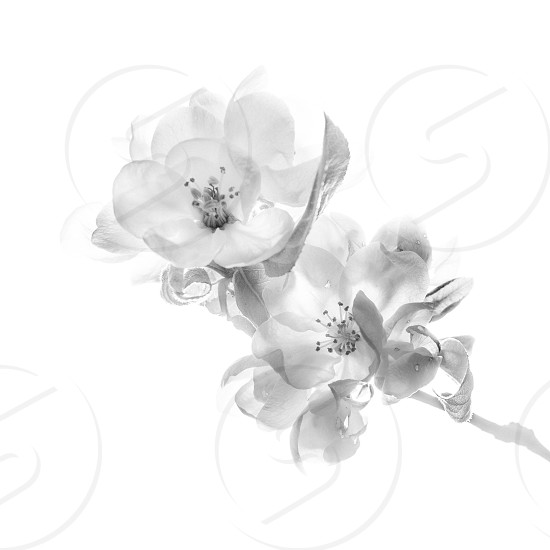
#> input picture Processamento de Imagens/lowcontrast.jpg, 550 x 550 px
$ jupyter execute 'Morfologia (Dilation).ipynb'
#> lines starting #> are read from the running program, lines starting #| are printed output that depends on the picture; after the words box and inside, x2 and y2 are one past the last pixel; in counts of white or black regions, pixels touching at a corner belong together
[cell 1]
import cv2
import numpy as np

#Criando uma imagem de teste
imagem_teste = np.array([[0,0,0,0,0,0,0,0,0],
                         [0,0,0,0,0,0,0,0,0],
                         [0,0,0,0,0,0,0,0,0],
                         [0,0,1,1,1,1,1,0,0],
                         [0,0,1,1,1,1,1,0,0],
                         [0,0,1,1,1,1,1,0,0],
                         [0,0,0,0,0,0,0,0,0],
                         [0,0,0,0,0,0,0,0,0],
                         [0,0,0,0,0,0,0,0,0]],
                         dtype='uint8')

kernel_teste = np.array([[0,1,0],
                         [1,1,1],
                         [0,1,0]])

kernel_teste_height = kernel_teste.shape[0]
kernel_teste_width = kernel_teste.shape[1]

[cell 2]
dilated_img = np.zeros((9,9), dtype='uint8')


for l in range(7):
    for k in range(7):
        for i in range(kernel_teste_height):
            for j in range(kernel_teste_width):
                if (kernel_teste[i,j] == imagem_teste[i+l,j+k]) and (kernel_teste[i,j] == 1):
                    dilated_img[l+1,k+1] = 1
                    break

[cell 3]
dilated_img

## Fazendo pra valer

[cell 4]
#Importando a imagem e deixando ela em preto e branco
path = 'lowcontrast.jpg'
img = cv2.imread(path, 0)
#> img is the input picture: shape (550, 550); min 27, max 255, mean 242.2
threshold, img_thresh = cv2.threshold(img, 225, 255, cv2.THRESH_BINARY_INV)
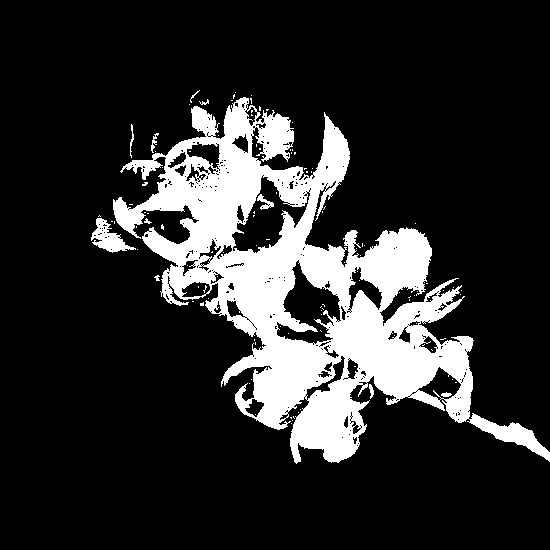
#> img_thresh: shape (550, 550); 17.7% white; 107 white regions (96 under 20 px), largest, box (x1, y1, x2, y2) and area: (113, 97, 550, 464) 52081, (91, 218, 136, 253) 670, (257, 194, 274, 210) 111
img_height = img.shape[0]
#> img_height = 550
img_width = img.shape[1]
#> img_width = 550

#Criando o kernel 3x3 com 1's
kernel = np.array([[255,255,255],
                   [255,255,255],
                   [255,255,255]], dtype='uint8')

kernel_height = kernel.shape[0]
kernel_width = kernel.shape[1]

#Criando a imagem de saída
dilated_img = np.zeros(img.shape[:2], dtype='uint8')

#Fazendo a dilatação
for l in range(img_height - 2):
    for k in range(img_width - 2):
        for i in range(kernel_teste_height):
            for j in range(kernel_teste_width):
                if (kernel[i,j] == img_thresh[i+l,j+k]) and (kernel[i,j] == 255):
                    dilated_img[l+1,k+1] = 255
                    break
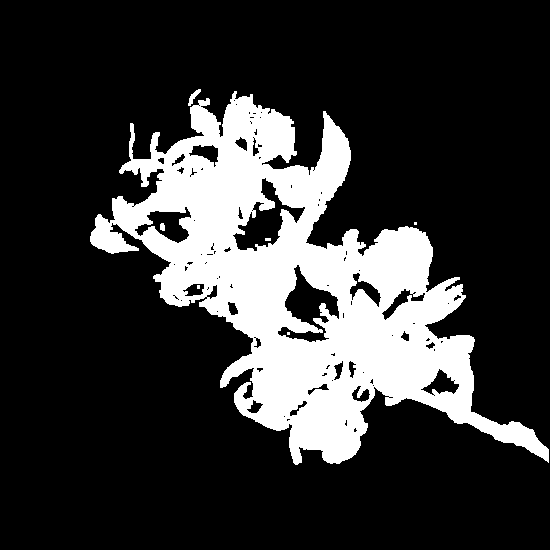
#> dilated_img: shape (550, 550); 21.1% white; 7 white regions (4 under 20 px), largest, box (x1, y1, x2, y2) and area: (90, 91, 549, 465) 63603, (188, 89, 201, 106) 83, (160, 223, 165, 231) 35

cv2.imshow('Original',img_thresh)
cv2.imshow('Dilated',dilated_img)
cv2.waitKey()

## Automatizando

[cell 5]
kernel_size = int(input('Insira a ordem do kernel: '))
#> the answer given: 100

$ run again, with Processamento de Imagens/R.png saved as Processamento de Imagens/lowcontrast.jpg
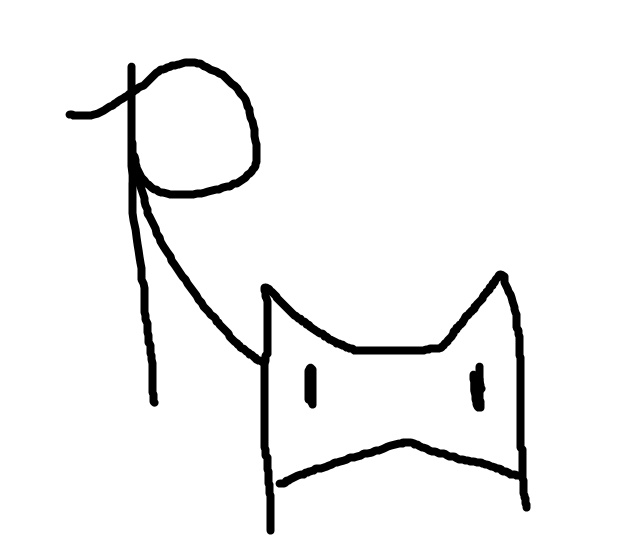
#> input picture Processamento de Imagens/R.png, 636 x 545 px
#> img is the input picture: shape (545, 636); min 0, max 255, mean 242.2
#> `threshold, img_thresh = cv2.threshold(img, 225, 255, cv2.THRESH_BINARY..`:
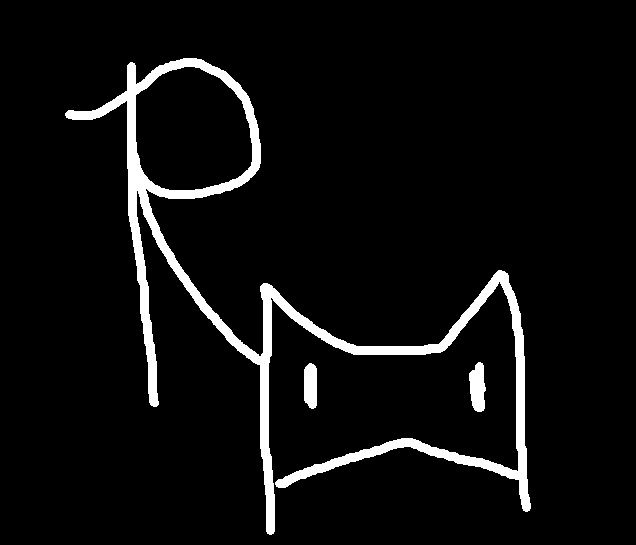
#> img_thresh: shape (545, 636); 5.6% white; 3 white regions, box (x1, y1, x2, y2) and area: (65, 58, 531, 535) 18100, (469, 362, 486, 412) 631, (304, 363, 317, 409) 535
#> after the loop `for l in range(img_height - 2):`:
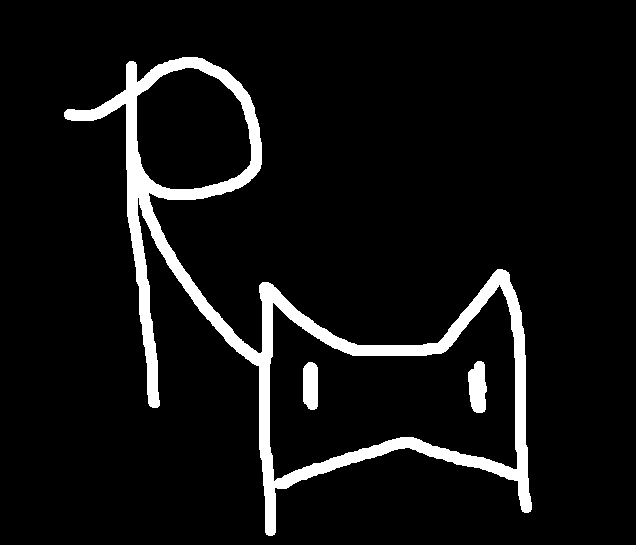
#> dilated_img: shape (545, 636); 7% white; 3 white regions, box (x1, y1, x2, y2) and area: (64, 57, 532, 536) 22781, (468, 361, 487, 413) 771, (303, 362, 318, 410) 657
